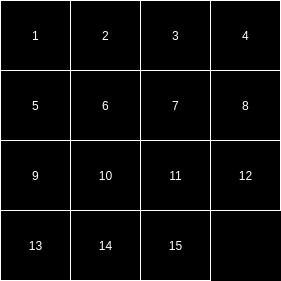
<?xml version="1.0" encoding="UTF-8"?>
<ui version="4.0">
 <class>MainWindow</class>
 <widget class="QMainWindow" name="MainWindow">
  <property name="geometry">
   <rect>
    <x>0</x>
    <y>0</y>
    <width>281</width>
    <height>281</height>
   </rect>
  </property>
  <property name="minimumSize">
   <size>
    <width>281</width>
    <height>281</height>
   </size>
  </property>
  <property name="maximumSize">
   <size>
    <width>281</width>
    <height>281</height>
   </size>
  </property>
  <property name="windowTitle">
   <string>15 Puzzle C++ by inxane</string>
  </property>
  <property name="styleSheet">
   <string notr="true">background-color: black;</string>
  </property>
  <widget class="QWidget" name="centralwidget">
   <widget class="QPushButton" name="btn1">
    <property name="geometry">
     <rect>
      <x>0</x>
      <y>0</y>
      <width>71</width>
      <height>71</height>
     </rect>
    </property>
    <property name="styleSheet">
     <string notr="true">color: white;
background-color: black;
border: 1px solid white;</string>
    </property>
    <property name="text">
     <string>1</string>
    </property>
   </widget>
   <widget class="QPushButton" name="btn2">
    <property name="geometry">
     <rect>
      <x>70</x>
      <y>0</y>
      <width>71</width>
      <height>71</height>
     </rect>
    </property>
    <property name="styleSheet">
     <string notr="true">color: white;
background-color: black;
border: 1px solid white;</string>
    </property>
    <property name="text">
     <string>2</string>
    </property>
   </widget>
   <widget class="QPushButton" name="btn3">
    <property name="geometry">
     <rect>
      <x>140</x>
      <y>0</y>
      <width>71</width>
      <height>71</height>
     </rect>
    </property>
    <property name="styleSheet">
     <string notr="true">color: white;
background-color: black;
border: 1px solid white;</string>
    </property>
    <property name="text">
     <string>3</string>
    </property>
   </widget>
   <widget class="QPushButton" name="btn5">
    <property name="geometry">
     <rect>
      <x>0</x>
      <y>70</y>
      <width>71</width>
      <height>71</height>
     </rect>
    </property>
    <property name="styleSheet">
     <string notr="true">color: white;
background-color: black;
border: 1px solid white;</string>
    </property>
    <property name="text">
     <string>5</string>
    </property>
   </widget>
   <widget class="QPushButton" name="btn7">
    <property name="geometry">
     <rect>
      <x>140</x>
      <y>70</y>
      <width>71</width>
      <height>71</height>
     </rect>
    </property>
    <property name="styleSheet">
     <string notr="true">color: white;
background-color: black;
border: 1px solid white;</string>
    </property>
    <property name="text">
     <string>7</string>
    </property>
   </widget>
   <widget class="QPushButton" name="btn4">
    <property name="geometry">
     <rect>
      <x>210</x>
      <y>0</y>
      <width>71</width>
      <height>71</height>
     </rect>
    </property>
    <property name="styleSheet">
     <string notr="true">color: white;
background-color: black;
border: 1px solid white;</string>
    </property>
    <property name="text">
     <string>4</string>
    </property>
   </widget>
   <widget class="QPushButton" name="btn6">
    <property name="geometry">
     <rect>
      <x>70</x>
      <y>70</y>
      <width>71</width>
      <height>71</height>
     </rect>
    </property>
    <property name="styleSheet">
     <string notr="true">color: white;
background-color: black;
border: 1px solid white;</string>
    </property>
    <property name="text">
     <string>6</string>
    </property>
   </widget>
   <widget class="QPushButton" name="btn9">
    <property name="geometry">
     <rect>
      <x>0</x>
      <y>140</y>
      <width>71</width>
      <height>71</height>
     </rect>
    </property>
    <property name="styleSheet">
     <string notr="true">color: white;
background-color: black;
border: 1px solid white;</string>
    </property>
    <property name="text">
     <string>9</string>
    </property>
   </widget>
   <widget class="QPushButton" name="btn11">
    <property name="geometry">
     <rect>
      <x>140</x>
      <y>140</y>
      <width>71</width>
      <height>71</height>
     </rect>
    </property>
    <property name="styleSheet">
     <string notr="true">color: white;
background-color: black;
border: 1px solid white;</string>
    </property>
    <property name="text">
     <string>11</string>
    </property>
   </widget>
   <widget class="QPushButton" name="btn8">
    <property name="geometry">
     <rect>
      <x>210</x>
      <y>70</y>
      <width>71</width>
      <height>71</height>
     </rect>
    </property>
    <property name="styleSheet">
     <string notr="true">color: white;
background-color: black;
border: 1px solid white;</string>
    </property>
    <property name="text">
     <string>8</string>
    </property>
   </widget>
   <widget class="QPushButton" name="btn10">
    <property name="geometry">
     <rect>
      <x>70</x>
      <y>140</y>
      <width>71</width>
      <height>71</height>
     </rect>
    </property>
    <property name="styleSheet">
     <string notr="true">color: white;
background-color: black;
border: 1px solid white;</string>
    </property>
    <property name="text">
     <string>10</string>
    </property>
   </widget>
   <widget class="QPushButton" name="btn13">
    <property name="geometry">
     <rect>
      <x>0</x>
      <y>210</y>
      <width>71</width>
      <height>71</height>
     </rect>
    </property>
    <property name="styleSheet">
     <string notr="true">color: white;
background-color: black;
border: 1px solid white;</string>
    </property>
    <property name="text">
     <string>13</string>
    </property>
   </widget>
   <widget class="QPushButton" name="btn12">
    <property name="geometry">
     <rect>
      <x>210</x>
      <y>140</y>
      <width>71</width>
      <height>71</height>
     </rect>
    </property>
    <property name="styleSheet">
     <string notr="true">color: white;
background-color: black;
border: 1px solid white;</string>
    </property>
    <property name="text">
     <string>12</string>
    </property>
   </widget>
   <widget class="QPushButton" name="btn14">
    <property name="geometry">
     <rect>
      <x>70</x>
      <y>210</y>
      <width>71</width>
      <height>71</height>
     </rect>
    </property>
    <property name="styleSheet">
     <string notr="true">color: white;
background-color: black;
border: 1px solid white;</string>
    </property>
    <property name="text">
     <string>14</string>
    </property>
   </widget>
   <widget class="QPushButton" name="btn15">
    <property name="geometry">
     <rect>
      <x>140</x>
      <y>210</y>
      <width>71</width>
      <height>71</height>
     </rect>
    </property>
    <property name="styleSheet">
     <string notr="true">color: white;
background-color: black;
border: 1px solid white;</string>
    </property>
    <property name="text">
     <string>15</string>
    </property>
   </widget>
  </widget>
 </widget>
 <resources/>
 <connections/>
</ui>
